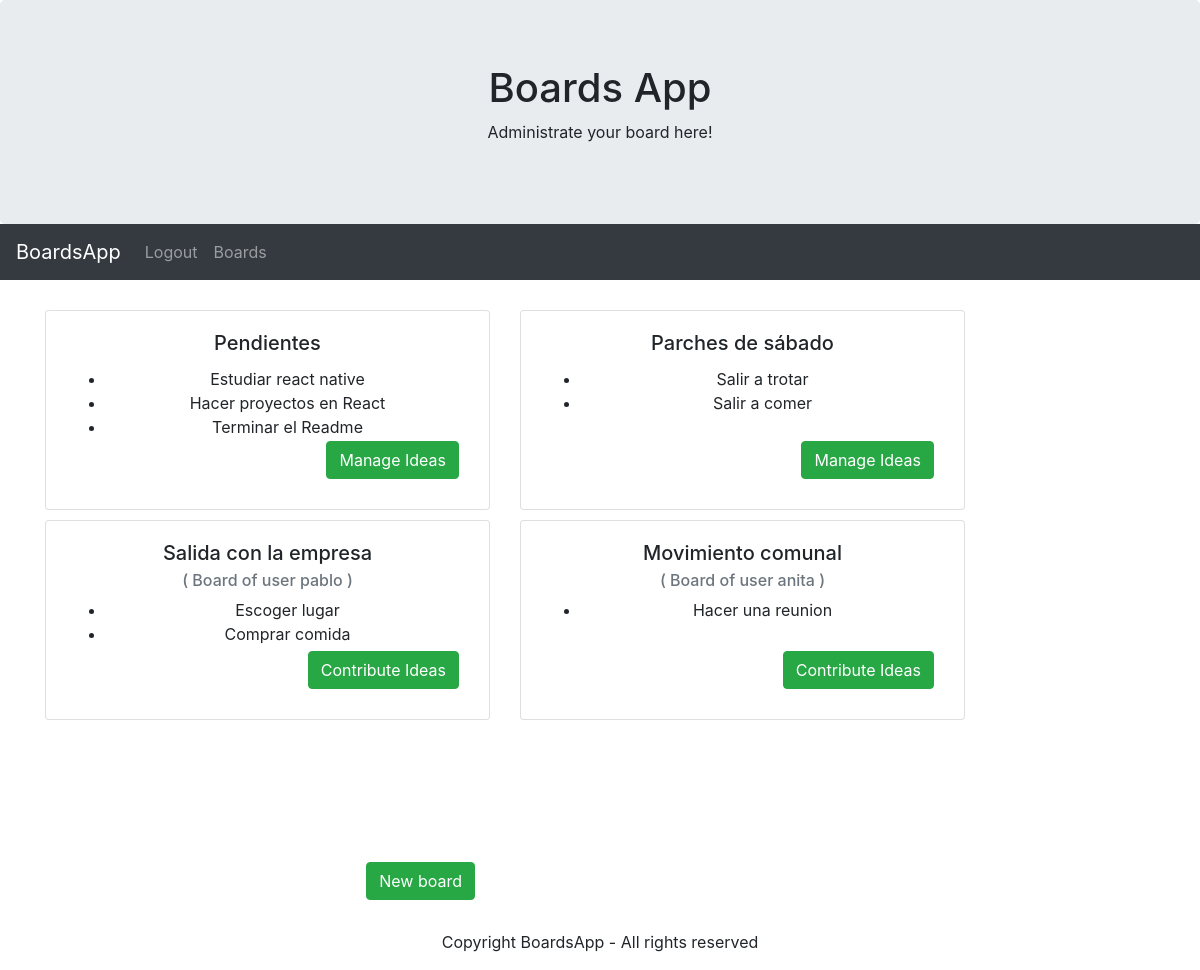
The app's page /boards/ (signed in) with its own data.
### boards/models.py (models this page shows)
class Board(models.Model):
    owner = models.ForeignKey(User, on_delete=models.CASCADE)
    private = models.BooleanField()
    title = models.CharField(max_length=100)

### ideas/models.py (models this page shows, shortened)
class Idea(models.Model):
    board = models.ForeignKey(Board, on_delete=models.CASCADE)
    text = models.CharField(max_length=100)
    accepted = models.BooleanField()

### boards/views.py (the view)
# urls.py: path('', login_required(ShowBoardsPage.as_view()), name='boards'),
class ShowBoardsPage(TemplateView):
    template_name = 'boards/show_boards.html'
    def get_context_data(self, **kwargs):
        context = super().get_context_data(**kwargs)
        user = self.request.user
        context['user_boards'] = Board.objects.filter(owner=user)
        context['public_boards'] = (Board.objects.exclude(owner=user)
                                        .filter(private=False))
        return context

### boards/templates/boards/show_boards.html (shortened to what this page needs)
{% extends 'base.html' %}
{% block stylesheets %}
  <link rel="stylesheet" href="/static/css/boards.css">
{% endblock %}
{% block container %}
  <div class="row">
    {% for board in user_boards %}
      <div class="col-md-5 text-center">
        <div class="card">
          <div class="card-body">
            <h5 class="card-title">{{ board.title }}</h5>
            <ul>
              {% for idea in board.idea_set.all %}
                {% if idea.accepted %}
                  <li>{{ idea.text }}</li>
                {% endif %}
              {% endfor %}
            </ul>
            <a class="btn btn-success right-down" href="{% url 'boards:crud_user_ideas' board.id %}">Manage Ideas</a>
          </div>
        </div>
      </div>
    {% endfor %}
    {% for board in public_boards %}
      <div class="col-md-5 text-center">
        <div class="card">
          <div class="card-body">
            <h5 class="card-title">{{ board.title }}</h5>
            <h6 class="card-subtitle mb-2 text-muted">( Board of user {{ board.owner }} )</h6>
            <ul>
              {% for idea in board.idea_set.all %}
                {% if idea.accepted %}
                  <li>{{ idea.text }}</li>
                {% endif %}
              {% endfor %}
            </ul>
            <a class="btn btn-success right-down" href="{% url 'boards:crud_user_ideas' board.id %}">Contribute Ideas</a>
          </div>
        </div>
      </div>
    {% endfor %}
    <div id="id_new_board_div" class="col-md-5">
        <a class="btn btn-success" href="{% url 'boards:create_board' %}">New board</a>
    </div>
  </div>
{% endblock %}

### boards/templates/base.html (shortened to what this page needs)
<!DOCTYPE html>
<html lang="en">
<head>
  <link rel="stylesheet" href="https://maxcdn.bootstrapcdn.com/bootstrap/4.3.1/css/bootstrap.min.css">
  <link rel="stylesheet" href="/static/css/base.css">
  {% block stylesheets %}
  {% endblock %}
</head>
<body>
<div class="jumbotron text-center">
  <h1>Boards App</h1>
  <p>Administrate your board here!</p>
</div>
<nav class="navbar navbar-expand-sm bg-dark navbar-dark">
  <a class="navbar-brand" href="{% url 'home' %}">BoardsApp</a>
  <div class="collapse navbar-collapse" id="collapsibleNavbar">
    <ul class="navbar-nav">
      {% if user.is_authenticated %}
        <li class="nav-item">
          <a class="nav-link" href="{% url 'accounts:logout' %}">Logout</a>
        </li>
        <li class="nav-item">
          <a class="nav-link" href="{% url 'boards:boards' %}">Boards</a>
        </li>
      {% endif %}
    </ul>
  </div>
</nav>
<div class="container">
  {% block container %}
  {% endblock %}
</div>
<div id="footer" class="text-center">
  <p>Copyright BoardsApp - All rights reserved </p>
</div>
</body>
</html>

### boards/static/css/base.css (style rules this page uses)
.jumbotron.text-center { margin-bottom:0; }
#footer { margin-bottom:0px; }
.container { margin-top:30px; }

### boards/static/css/boards.css (style rules this page uses)
.right-down { position: absolute; right: 30px; bottom: 30px; }
#id_new_board_div { min-height: 200px; float: right; }
#id_new_board_div a { position: absolute; right: 30px; bottom: 30px; }
.card { min-height: 200px; margin-bottom: 10px; }

### records on screen
Board: title "Pendientes"
Idea: text "Estudiar react native"
Idea: text "Hacer proyectos en React"
Idea: text "Terminar el Readme"
Board: title "Parches de sábado"
Idea: text "Salir a trotar"
Idea: text "Salir a comer"
Board: title "Salida con la empresa", owner "pablo"
Idea: text "Escoger lugar"
Idea: text "Comprar comida"
Board: title "Movimiento comunal", owner "anita"
Idea: text "Hacer una reunion"
